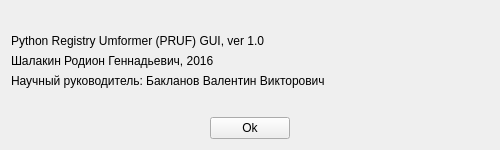
<?xml version="1.0" encoding="UTF-8"?>
<ui version="4.0">
 <class>Form</class>
 <widget class="QWidget" name="Form">
  <property name="geometry">
   <rect>
    <x>0</x>
    <y>0</y>
    <width>500</width>
    <height>150</height>
   </rect>
  </property>
  <property name="minimumSize">
   <size>
    <width>500</width>
    <height>150</height>
   </size>
  </property>
  <property name="maximumSize">
   <size>
    <width>500</width>
    <height>150</height>
   </size>
  </property>
  <property name="windowTitle">
   <string>Form</string>
  </property>
  <property name="windowFilePath">
   <string/>
  </property>
  <layout class="QVBoxLayout" name="verticalLayout">
   <item>
    <spacer name="verticalSpacer_2">
     <property name="orientation">
      <enum>Qt::Vertical</enum>
     </property>
     <property name="sizeHint" stdset="0">
      <size>
       <width>20</width>
       <height>6</height>
      </size>
     </property>
    </spacer>
   </item>
   <item>
    <widget class="QLabel" name="label">
     <property name="text">
      <string>Python Registry Umformer (PRUF) GUI, ver 1.0</string>
     </property>
    </widget>
   </item>
   <item>
    <widget class="QLabel" name="label_2">
     <property name="text">
      <string>Шалакин Родион Геннадьевич, 2016</string>
     </property>
    </widget>
   </item>
   <item>
    <widget class="QLabel" name="label_3">
     <property name="text">
      <string>Научный руководитель: Бакланов Валентин Викторович</string>
     </property>
    </widget>
   </item>
   <item>
    <spacer name="verticalSpacer_3">
     <property name="orientation">
      <enum>Qt::Vertical</enum>
     </property>
     <property name="sizeHint" stdset="0">
      <size>
       <width>20</width>
       <height>14</height>
      </size>
     </property>
    </spacer>
   </item>
   <item>
    <layout class="QHBoxLayout" name="horizontalLayout">
     <item>
      <spacer name="horizontalSpacer">
       <property name="orientation">
        <enum>Qt::Horizontal</enum>
       </property>
       <property name="sizeHint" stdset="0">
        <size>
         <width>40</width>
         <height>20</height>
        </size>
       </property>
      </spacer>
     </item>
     <item>
      <widget class="QPushButton" name="exit_button">
       <property name="maximumSize">
        <size>
         <width>85</width>
         <height>30</height>
        </size>
       </property>
       <property name="text">
        <string>Ok</string>
       </property>
      </widget>
     </item>
     <item>
      <spacer name="horizontalSpacer_2">
       <property name="orientation">
        <enum>Qt::Horizontal</enum>
       </property>
       <property name="sizeHint" stdset="0">
        <size>
         <width>40</width>
         <height>20</height>
        </size>
       </property>
      </spacer>
     </item>
    </layout>
   </item>
  </layout>
 </widget>
 <resources/>
 <connections/>
</ui>
